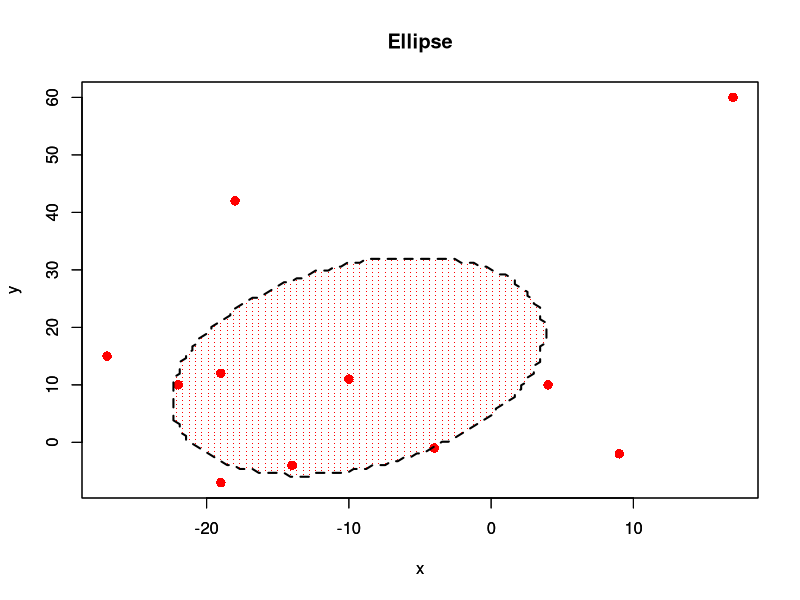

Recreate this plot in R. (Note: this script raises an error after producing the figure.)
library(data.table)
library(here)
library(MASS)
library(ggplot2)

convert_to_paired_diff <- function(df){
## Convert a dataframe of treatments to a paired difference dataframe
## param df: dataframe to be converted
## return: list with paired difference dataframe, d, number of variable, p, and number of
##         observations, n
  
  # Are there equal number of vars in both treatments
  if(ncol(df)%%2 != 0){
    stop('Not equal number of variables for treatment 1 and 2')
  }
  
  #Number of vars
  p = ncol(df)/2
  
  #Number of obs
  n <- nrow(df)
  
  #Calculate difference between variables for treatments
  d <- matrix(ncol=p,nrow=n)
  
  for(i in 1:p){
    col_name <- paste0('d',i)
    d[,i] <- df[,i]-df[,i+p]
  }
  
  #Return list with paired difference dataframe, number of vars and number of obs
  return(list('d'=as.data.frame(d), 'p' = p, 'n' = n))
}

hypothesis_test <- function(df, significance){
  ## Function to do a paired-difference hypothesis test, outputting the calculated t-squared
  ## along with the critical value and also the result of the hypothesis test and it's p-value
  ## param df: Dataframe containing treatment 1 and treatment 2 data
  ## param significance: significance level of test
  
  #Retrieve paired differences
  paired_diff <- convert_to_paired_diff(df)
  d <- paired_diff$d
  p <- paired_diff$p
  n <- paired_diff$n
  
  #Calc stats
  dbar <- colMeans(d)
  sd <- cov(d)
  t_square <- n*dbar%*%solve(sd)%*%dbar
  crit <- ((n-1)*p/(n-p))*qf(1-significance,p,n-p)
  p_val <- 1-pf(t_square, p, n-p)
  
  #Logic to reject or accept hypothesis at specific level
  if(t_square > crit){
    print(paste0('T^2 = ',round(t_square, 4),' > ', round(crit, 4),
                 ' We thus reject the null hypothesis and conclude that there is a nonzero mean difference between the measurements with significance level alpha = '
                 , significance))
  }else{
    
    print(paste0('T^2 = ',round(t_square, 4),' < ', round(crit, 4),
                 ' We thus do not reject the null hypothesis and conclude that there is not a significant difference between the measurements at significance level alpha = '
                 , significance))
  }
  
  #Also return p-value
  print(paste0('p-value = ', p_val))
}


table_6_1 <- as.data.frame(fread(file = here('assignment_1/T6-1.dat')))

hypothesis_test(table_6_1, 0.05)

confidence_interval <- function(df, a, significance){
## Function to construct T^2 and Bonferroni confidence interval
## param df: dataframe for which to construct confidence interval
## param a: vector in form to select variable for which to construct CI
## param significance: significance level for which to construct CI
## return: list with T^2 CI, t_conf_int, and Bonferroni CI, bonf_conf_int
  
  #Retrieve paired differences
  paired_diff <- convert_to_paired_diff(df)
  d <- paired_diff$d
  p <- paired_diff$p
  n <- paired_diff$n
  
  #Calc stats
  dbar <- colMeans(d)
  sd <- cov(d)
  
  #Build up factors to add and subtract using supplied functions
  t_conf_int <- sqrt((((n-1)*p/(n-p))*qf(1-significance,p,n-p))*(a%*%sd%*%a/n))
  
  bonf_conf_int <- qt(1-significance/(2*p), n-1)*sqrt((a%*%sd%*%a/n))
  
  #Return list with CI's
  return(list('t_conf_int' = c(a%*%dbar - t_conf_int, a%*%dbar + t_conf_int),
              'bonf_conf_int' = c(a%*%dbar - bonf_conf_int, a%*%dbar + bonf_conf_int)))
}

a <- c(1,0)

confidence_interval(table_6_1, a,0.05)

a <- c(0,1)

confidence_interval(table_6_1, a,0.05)

draw_ellipse <- function(df, significance){
## Function to draw confidence region
## param df: two dimensional dataframe for which to construct confidence region
## significance: significance level for which to construct confidence region
  
  #Retrieve paired differences
  p <- ncol(df)
  n <- nrow(df)
  
  # Calc stats
  dbar <- colMeans(df)
  sd <- cov(df)
  crit <- ((n-1)*p/(n*(n-p)))*qf(1-significance,p,n-p)
  
  #Setup region
  x_min <- min(df[,1])
  x_max <- max(df[,1])
  
  y_min <- min(df[,2])
  y_max <- max(df[,2])
  
  x <- seq(x_min,x_max,length=100)
  y <- seq(y_min,y_max,length=100)
  grid_data <- as.matrix(expand.grid(x,y))
  
  ng<-nrow(grid_data)
  np<-length(y)
  
  # Obtaining points inside the elliptic region using sign()
  sign_grid<-matrix(rep(0,ng),nrow=ng,ncol=1)
  
  for (i in 1:ng){
    sign_grid[i,]<-sign((t(dbar - grid_data[i,])%*%solve(sd)%*%(dbar-grid_data[i,]))-crit) 
  }
  
  # Plotting the boundary of ellipse
  plot(df[,1],df[,2],xlim=c(x_min,x_max),ylim=c(y_min,y_max),xlab="x",ylab="y",
       col="red",pch=16,cex=1.25)
  par(new=T)
  contour(x,y,matrix(sign_grid,np),add=TRUE,drawlabels=FALSE,levels=0,lty=2,lwd=2,
          col="black")
  
  mat<-cbind(sign_grid,grid_data)
  
  region<-matrix(mat[mat[,1]==-1],ncol=3)
  
  # Plotting the points inside the ellipse
  par(new=T)
  plot(region[,2:3],xlim=c(x_min,x_max),ylim=c(y_min,y_max),col="red",xlab="x",
       ylab="y",pch=".",main="Ellipse" )
}

paired_diff <- convert_to_paired_diff(table_6_1)
d <- paired_diff$d
significance <- 0.05

draw_ellipse(d, significance)

eq_of_treatments_in_rep_des <- function(df, C, significance){
## Function to do a hypothesis test for equality of treatments in repeated design, with a confidence interval
## param df: dataframe containing measurements of all treatments applied to each unit (each column as a treatment)
## param C: contrast matrix
## param significance: significance level of hypothesis test
  
  # Calc stats
  n <- nrow(df)
  q <- ncol(df)
  dbar <- colMeans(df)
  sd <- cov(df)
  t_squared <- n*t(C%*%dbar)%*%solve(C%*%sd%*%t(C))%*%C%*%dbar
  crit <- (n-1)*(q-1)/(n-q+1)*qf(1-significance,q-1,n-q+1)
  p_val <- 1-pf(t_squared, p, n-p)
  
  #Perform hypothesis test
  if(t_squared > crit){
    print(paste0('T^2 = ', t_squared, ' > ',crit))
    print('We therefore reject the null hypothesis H0:C*mu = 0 and determine that there is possibly treatment effects')
  }else{
    print(paste0('T^2 = ', t_squared, ' < ',crit))
    print('We therefore do not reject the null hypothesis H0:C*mu = 0 and determine that there is no treatment effects')
  }
  
  print(paste0('p-value = ', p_val))
  
  #Build up confidence intervals
  apply(C,1,function(c){
    ci <- sqrt(crit*(t(c)%*%sd%*%c/n))
    print(paste0('100(1-',significance,')% Confidence interval: (',c%*%dbar-ci,'; ',c%*%dbar+ci,')'))
  })
}

C <- matrix(c(-1,-1,1,1,1,-1,1,-1,1,-1,-1,1),nrow=3,byrow = TRUE)

table_6_2 <- as.data.frame(fread(file = here('assignment_1/T6-2.dat')))

eq_of_treatments_in_rep_des(table_6_2, C, 0.05)

treatment_1 <- matrix(c(6,5,8,4,7,7,9,6,9,9), nrow=5)
treatment_2 <- matrix(c(3,1,2,3,6,3), nrow=3)
treatment_3 <- matrix(c(2,5,3,2,3,1,1,3), nrow=4)

mu1 <- colMeans(treatment_1)
mu2 <- colMeans(treatment_2)
mu3 <- colMeans(treatment_3)

cov1 <- cov(treatment_1)
cov2 <- cov(treatment_2)
cov3 <- cov(treatment_3)

box_test <- function(df){
  
}

